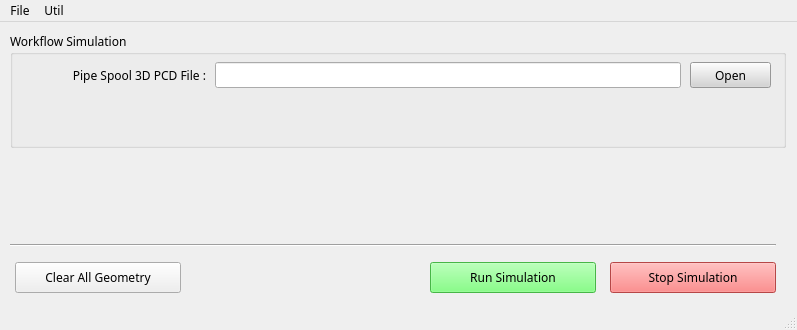
<?xml version="1.0" encoding="UTF-8"?>
<ui version="4.0">
 <author>IAE</author>
 <class>MainWindow</class>
 <widget class="QMainWindow" name="MainWindow">
  <property name="geometry">
   <rect>
    <x>0</x>
    <y>0</y>
    <width>797</width>
    <height>330</height>
   </rect>
  </property>
  <property name="font">
   <font>
    <family>NanumSquare</family>
   </font>
  </property>
  <property name="windowTitle">
   <string/>
  </property>
  <property name="windowIcon">
   <iconset theme="document-save-as">
    <normaloff>.</normaloff>.</iconset>
  </property>
  <property name="toolTip">
   <string/>
  </property>
  <property name="styleSheet">
   <string notr="true"/>
  </property>
  <widget class="QWidget" name="centralwidget">
   <widget class="QGroupBox" name="groupBox_4">
    <property name="geometry">
     <rect>
      <x>10</x>
      <y>10</y>
      <width>776</width>
      <height>116</height>
     </rect>
    </property>
    <property name="title">
     <string>Workflow Simulation</string>
    </property>
    <widget class="QLabel" name="label">
     <property name="geometry">
      <rect>
       <x>15</x>
       <y>30</y>
       <width>181</width>
       <height>26</height>
      </rect>
     </property>
     <property name="text">
      <string>Pipe Spool 3D PCD File :</string>
     </property>
     <property name="alignment">
      <set>Qt::AlignRight|Qt::AlignTrailing|Qt::AlignVCenter</set>
     </property>
    </widget>
    <widget class="QLineEdit" name="edit_pcd_file">
     <property name="geometry">
      <rect>
       <x>205</x>
       <y>30</y>
       <width>466</width>
       <height>26</height>
      </rect>
     </property>
     <property name="readOnly">
      <bool>true</bool>
     </property>
    </widget>
    <widget class="QPushButton" name="btn_open_pcd">
     <property name="geometry">
      <rect>
       <x>680</x>
       <y>30</y>
       <width>81</width>
       <height>26</height>
      </rect>
     </property>
     <property name="font">
      <font>
       <family>NanumSquare</family>
      </font>
     </property>
     <property name="styleSheet">
      <string notr="true">color: rgb(0,0,0);
background-color: rgb(212, 212, 212);</string>
     </property>
     <property name="text">
      <string>Open</string>
     </property>
    </widget>
   </widget>
   <widget class="QPushButton" name="btn_run_simulation">
    <property name="geometry">
     <rect>
      <x>430</x>
      <y>240</y>
      <width>166</width>
      <height>31</height>
     </rect>
    </property>
    <property name="font">
     <font>
      <family>NanumSquare</family>
     </font>
    </property>
    <property name="styleSheet">
     <string notr="true">color: rgb(0,0,0);
background-color: rgb(100,255,100);</string>
    </property>
    <property name="text">
     <string>Run Simulation</string>
    </property>
    <property name="icon">
     <iconset>
      <normaloff>../resource/run.png</normaloff>../resource/run.png</iconset>
    </property>
   </widget>
   <widget class="QPushButton" name="btn_stop_simulation">
    <property name="geometry">
     <rect>
      <x>610</x>
      <y>240</y>
      <width>166</width>
      <height>31</height>
     </rect>
    </property>
    <property name="font">
     <font>
      <family>NanumSquare</family>
     </font>
    </property>
    <property name="styleSheet">
     <string notr="true">color: rgb(0,0,0);
background-color: rgb(255, 100, 100);</string>
    </property>
    <property name="text">
     <string>Stop Simulation</string>
    </property>
    <property name="icon">
     <iconset>
      <normaloff>../resource/stop.png</normaloff>../resource/stop.png</iconset>
    </property>
   </widget>
   <widget class="Line" name="line">
    <property name="geometry">
     <rect>
      <x>10</x>
      <y>215</y>
      <width>766</width>
      <height>16</height>
     </rect>
    </property>
    <property name="orientation">
     <enum>Qt::Horizontal</enum>
    </property>
   </widget>
   <widget class="QPushButton" name="btn_clear_all_geometry">
    <property name="geometry">
     <rect>
      <x>15</x>
      <y>240</y>
      <width>166</width>
      <height>31</height>
     </rect>
    </property>
    <property name="font">
     <font>
      <family>NanumSquare</family>
     </font>
    </property>
    <property name="styleSheet">
     <string notr="true"/>
    </property>
    <property name="text">
     <string>Clear All Geometry</string>
    </property>
   </widget>
  </widget>
  <widget class="QMenuBar" name="menubar">
   <property name="geometry">
    <rect>
     <x>0</x>
     <y>0</y>
     <width>797</width>
     <height>24</height>
    </rect>
   </property>
   <widget class="QMenu" name="menuControl">
    <property name="title">
     <string>File</string>
    </property>
    <addaction name="actionExit"/>
   </widget>
   <widget class="QMenu" name="menuUtil">
    <property name="title">
     <string>Util</string>
    </property>
    <addaction name="actionUtilGeneratePCD"/>
   </widget>
   <addaction name="menuControl"/>
   <addaction name="menuUtil"/>
  </widget>
  <widget class="QStatusBar" name="statusbar"/>
  <action name="actionExit">
   <property name="text">
    <string>Exit</string>
   </property>
  </action>
  <action name="actionUtilGeneratePCD">
   <property name="text">
    <string>Generate to PCD File</string>
   </property>
   <property name="shortcut">
    <string>Meta+G</string>
   </property>
  </action>
 </widget>
 <resources/>
 <connections/>
 <designerdata>
  <property name="gridDeltaX">
   <number>5</number>
  </property>
  <property name="gridDeltaY">
   <number>5</number>
  </property>
  <property name="gridSnapX">
   <bool>true</bool>
  </property>
  <property name="gridSnapY">
   <bool>true</bool>
  </property>
  <property name="gridVisible">
   <bool>true</bool>
  </property>
 </designerdata>
</ui>
